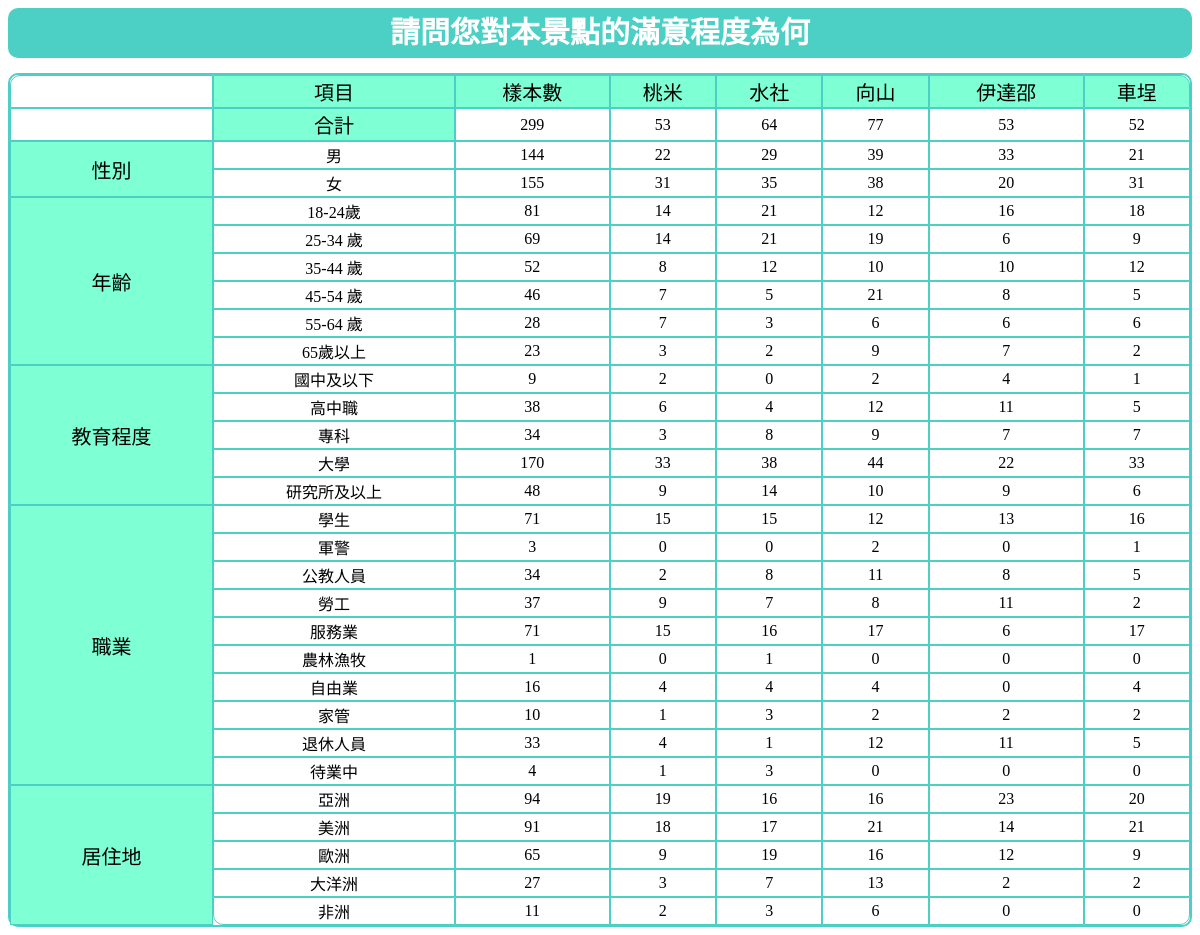
The page /context.php?qid=859&title=12X9X8591 on the database its author committed.
### tables this page shows
CREATE TABLE `lime_survey_12` (
  `id` int(11) NOT NULL,
  `token` varchar(35) DEFAULT NULL,
  `submitdate` datetime DEFAULT NULL,
  `lastpage` int(11) DEFAULT NULL,
  `startlanguage` varchar(20) NOT NULL,
  `startdate` datetime NOT NULL,
  `datestamp` datetime NOT NULL,
  `ipaddr` text,
  `12X9X8591` varchar(5) DEFAULT NULL,
  `12X9X719A01` varchar(5) DEFAULT NULL,
  `12X9X720SQ001` varchar(5) DEFAULT NULL,
  `12X9X720SQ002` varchar(5) DEFAULT NULL,
  `12X9X720SQ003` varchar(5) DEFAULT NULL,
  `12X9X720SQ004` varchar(5) DEFAULT NULL,
  `12X9X720SQ005` varchar(5) DEFAULT NULL,
  `12X9X720SQ006` varchar(5) DEFAULT NULL,
  `12X9X720SQ007` varchar(5) DEFAULT NULL,
  `12X9X720SQ008` varchar(5) DEFAULT NULL,
  `12X9X720SQ009` varchar(5) DEFAULT NULL,
  `12X9X720SQ010` varchar(5) DEFAULT NULL,
  `12X9X720other` text,
  `12X9X7211` varchar(5) DEFAULT NULL,
  `12X9X7212` varchar(5) DEFAULT NULL,
  `12X9X7213` varchar(5) DEFAULT NULL,
  `12X9X7214` varchar(5) DEFAULT NULL,
  `12X9X7215` varchar(5) DEFAULT NULL,
  `12X9X7216` varchar(5) DEFAULT NULL,
  `12X9X7217` varchar(5) DEFAULT NULL,
  `12X9X7218` varchar(5) DEFAULT NULL,
  `12X9X7219` varchar(5) DEFAULT NULL,
  `12X9X72110` varchar(5) DEFAULT NULL,
  `12X9X72111` varchar(5) DEFAULT NULL,
  `12X9X72112` varchar(5) DEFAULT NULL,
  `12X9X72113` varchar(5) DEFAULT NULL,
  `12X9X72114` varchar(5) DEFAULT NULL,
  `12X9X72115` varchar(5) DEFAULT NULL,
  `12X9X72116` varchar(5) DEFAULT NULL,
  `12X9X72117` varchar(5) DEFAULT NULL,
  `12X9X721other` text,
  `12X9X7281` varchar(5) DEFAULT NULL,
  `12X9X7282` varchar(5) DEFAULT NULL,
  `12X9X7283` varchar(5) DEFAULT NULL,
  `12X9X7284` varchar(5) DEFAULT NULL,
  `12X9X7285` varchar(5) DEFAULT NULL,
  `12X9X7286` varchar(5) DEFAULT NULL,
  `12X9X7287` varchar(5) DEFAULT NULL,
  `12X9X7288` varchar(5) DEFAULT NULL,
  `12X9X7289` varchar(5) DEFAULT NULL,
  `12X9X72810` varchar(5) DEFAULT NULL,
  `12X9X72811` varchar(5) DEFAULT NULL,
  `12X9X72812` varchar(5) DEFAULT NULL,
  `12X9X72813` varchar(5) DEFAULT NULL,
  `12X9X72814` varchar(5) DEFAULT NULL,
  `12X9X72815` varchar(5) DEFAULT NULL,
  `12X9X72816` varchar(5) DEFAULT NULL,
  `12X9X72817` varchar(5) DEFAULT NULL,
  `12X9X72818` varchar(5) DEFAULT NULL,
  `12X9X72819` varchar(5) DEFAULT NULL,
  `12X9X72820` varchar(5) DEFAULT NULL,
  `12X9X72821` varchar(5) DEFAULT NULL,
  `12X9X72822` varchar(5) DEFAULT NULL,
  `12X9X72823` varchar(5) DEFAULT NULL,
  `12X9X72824` varchar(5) DEFAULT NULL,
  `12X9X72825` varchar(5) DEFAULT NULL,
  `12X9X72826` varchar(5) DEFAULT NULL,
  `12X9X72827` varchar(5) DEFAULT NULL,
  `12X9X72828` varchar(5) DEFAULT NULL,
  `12X9X72829` varchar(5) DEFAULT NULL,
  `12X9X72830` varchar(5) DEFAULT NULL,
  `12X9X72831` varchar(5) DEFAULT NULL,
  `12X9X72832` varchar(5) DEFAULT NULL,
  `12X9X72833` varchar(5) DEFAULT NULL,
  `12X9X72834` varchar(5) DEFAULT NULL,
  `12X9X72835` varchar(5) DEFAULT NULL,
  `12X9X72836` varchar(5) DEFAULT NULL,
  `12X9X72837` varchar(5) DEFAULT NULL,
  `12X9X72838` varchar(5) DEFAULT NULL,
  `12X9X72839` varchar(5) DEFAULT NULL,
  `12X9X728other` text,
  `12X9X722` varchar(5) DEFAULT NULL,
  `12X9X723` varchar(5) DEFAULT NULL,
  `12X9X724` varchar(5) DEFAULT NULL,
  `12X9X724other` text,
  `12X9X725A801` varchar(5) DEFAULT NULL,
  `12X9X726` varchar(5) DEFAULT NULL,
  `12X9X794` decimal(30,10) DEFAULT NULL,
  `12X9X7271` varchar(5) DEFAULT NULL,
  `12X9X7272` varchar(5) DEFAULT NULL,
  `12X9X7273` varchar(5) DEFAULT NULL,
  `12X9X7274` varchar(5) DEFAULT NULL,
  `12X9X7275` varchar(5) DEFAULT NULL,
  `12X9X7276` varchar(5) DEFAULT NULL,
  `12X9X727other` text,
  `12X9X729` varchar(5) DEFAULT NULL,
  `12X9X860` varchar(5) DEFAULT NULL,
  `12X9X860other` text,
  `12X9X7911` varchar(5) DEFAULT NULL,
  `12X9X7912` varchar(5) DEFAULT NULL,
  `12X9X7913` varchar(5) DEFAULT NULL,
  `12X9X7914` varchar(5) DEFAULT NULL,
  `12X9X7915` varchar(5) DEFAULT NULL,
  `12X9X7916` varchar(5) DEFAULT NULL,
  `12X9X7917` varchar(5) DEFAULT NULL,
  `12X9X7918` varchar(5) DEFAULT NULL,
  `12X9X792` varchar(5) DEFAULT NULL,
  `12X9X792other` text,
  `12X10X730SQ101` varchar(5) DEFAULT NULL,
  `12X10X730SQ102` varchar(5) DEFAULT NULL,
  `12X10X730SQ103` varchar(5) DEFAULT NULL,
  `12X10X730SQ104` varchar(5) DEFAULT NULL,
  `12X10X731SQ201` varchar(5) DEFAULT NULL,
  `12X10X731SQ202` varchar(5) DEFAULT NULL,
  `12X10X731SQ203` varchar(5) DEFAULT NULL,
  `12X10X731SQ204` varchar(5) DEFAULT NULL,
  `12X10X732SQ301` varchar(5) DEFAULT NULL,
  `12X10X732SQ302` varchar(5) DEFAULT NULL,
  `12X10X732SQ303` varchar(5) DEFAULT NULL,
  `12X10X733SQ401` varchar(5) DEFAULT NULL,
  `12X10X733SQ402` varchar(5) DEFAULT NULL,
  `12X10X733SQ403` varchar(5) DEFAULT NULL,
  `12X10X734SQ501` varchar(5) DEFAULT NULL,
  `12X10X734SQ502` varchar(5) DEFAULT NULL,
  `12X10X734SQ503` varchar(5) DEFAULT NULL,
  `12X10X734SQ504` varchar(5) DEFAULT NULL,
  `12X10X735B601` varchar(5) DEFAULT NULL,
  `12X10X735B602` varchar(5) DEFAULT NULL,
  `12X10X735B603` varchar(5) DEFAULT NULL,
  `12X10X736SQ701` varchar(5) DEFAULT NULL,
  `12X10X736SQ702` varchar(5) DEFAULT NULL,
  `12X10X736SQ703` varchar(5) DEFAULT NULL,
  `12X10X737SQ801` varchar(5) DEFAULT NULL,
  `12X10X737SQ802` varchar(5) DEFAULT NULL,
  `12X10X737SQ803` varchar(5) DEFAULT NULL,
  `12X10X738SQ901` varchar(5) DEFAULT NULL,
  `12X10X738SQ902` varchar(5) DEFAULT NULL,
  `12X10X738SQ903` varchar(5) DEFAULT NULL,
  `12X10X738SQ904` varchar(5) DEFAULT NULL,
  `12X10X739SQ1001` varchar(5) DEFAULT NULL,
  `12X10X739SQ1002` varchar(5) DEFAULT NULL,
  `12X10X739SQ1003` varchar(5) DEFAULT NULL,
  `12X10X739SQ1004` varchar(5) DEFAULT NULL,
  `12X10X793B1101` varchar(5) DEFAULT NULL,
  `12X10X793B1102` varchar(5) DEFAULT NULL,
  `12X10X793B1103` varchar(5) DEFAULT NULL,
  `12X10X741SQ1201` varchar(5) DEFAULT NULL,
  `12X10X741SQ1202` varchar(5) DEFAULT NULL,
  `12X10X741SQ1203` varchar(5) DEFAULT NULL,
  `12X10X741SQ1204` varchar(5) DEFAULT NULL,
  `12X10X740SQ1301` varchar(5) DEFAULT NULL,
  `12X10X740SQ1302` varchar(5) DEFAULT NULL,
  `12X10X740SQ1303` varchar(5) DEFAULT NULL,
  `12X10X740SQ1304` varchar(5) DEFAULT NULL,
  `12X10X740SQ1305` varchar(5) DEFAULT NULL,
  `12X10X742SQ001` varchar(5) DEFAULT NULL,
  `12X10X812SQ001` varchar(5) DEFAULT NULL,
  `12X10X743SQ006` varchar(5) DEFAULT NULL,
  `12X10X813SQ006` varchar(5) DEFAULT NULL,
  `12X10X744SQ001` varchar(5) DEFAULT NULL,
  `12X10X814SQ001` varchar(5) DEFAULT NULL,
  `12X10X745SQ001` varchar(5) DEFAULT NULL,
  `12X10X815SQ001` varchar(5) DEFAULT NULL,
  `12X10X746SQ001` varchar(5) DEFAULT NULL,
  `12X10X816SQ001` varchar(5) DEFAULT NULL,
  `12X10X747SQ001` varchar(5) DEFAULT NULL,
  `12X10X817SQ001` varchar(5) DEFAULT NULL,
  `12X10X748SQ001` varchar(5) DEFAULT NULL,
  `12X10X818SQ001` varchar(5) DEFAULT NULL,
  `12X10X749SQ001` varchar(5) DEFAULT NULL,
  `12X10X819SQ001` varchar(5) DEFAULT NULL,
  `12X10X750SQ001` varchar(5) DEFAULT NULL,
  `12X10X820SQ001` varchar(5) DEFAULT NULL,
  `12X10X751SQ001` varchar(5) DEFAULT NULL,
  `12X10X821SQ001` varchar(5) DEFAULT NULL,
  `12X10X843SQ001` varchar(5) DEFAULT NULL,
  `12X10X844SQ001` varchar(5) DEFAULT NULL,
  `12X10X845SQ001` varchar(5) DEFAULT NULL,
  `12X10X846SQ001` varchar(5) DEFAULT NULL,
  `12X10X752SQ001` varchar(5) DEFAULT NULL,
  `12X10X842SQ001` varchar(5) DEFAULT NULL,
  `12X10X753SQ001` varchar(5) DEFAULT NULL,
  `12X10X841SQ001` varchar(5) DEFAULT NULL,
  `12X10X754SQ001` varchar(5) DEFAULT NULL,
  `12X10X840SQ001` varchar(5) DEFAULT NULL,
  `12X10X755SQ001` varchar(5) DEFAULT NULL,
  `12X10X839SQ001` varchar(5) DEFAULT NULL,
  `12X10X756SQ001` varchar(5) DEFAULT NULL,
  `12X10X838SQ001` varchar(5) DEFAULT NULL,
  `12X10X790SQ001` varchar(5) DEFAULT NULL,
  `12X10X837SQ001` varchar(5) DEFAULT NULL,
  `12X10X757SQ001` varchar(5) DEFAULT NULL,
  `12X10X836SQ001` varchar(5) DEFAULT NULL,
  `12X10X758SQ001` varchar(5) DEFAULT NULL,
  `12X10X835SQ001` varchar(5) DEFAULT NULL,
  `12X10X759SQ001` varchar(5) DEFAULT NULL,
  `12X10X834SQ001` varchar(5) DEFAULT NULL,
  `12X10X760SQ001` varchar(5) DEFAULT NULL,
  `12X10X833SQ001` varchar(5) DEFAULT NULL,
  `12X10X761SQ001` varchar(5) DEFAULT NULL,
  `12X10X832SQ001` varchar(5) DEFAULT NULL,
  `12X10X762SQ001` varchar(5) DEFAULT NULL,
  `12X10X831SQ001` varchar(5) DEFAULT NULL,
  `12X10X847SQ001` varchar(5) DEFAULT NULL,
  `12X10X848SQ001` varchar(5) DEFAULT NULL,
  `12X10X849SQ001` varchar(5) DEFAULT NULL,
  `12X10X850SQ001` varchar(5) DEFAULT NULL,
  `12X10X851SQ001` varchar(5) DEFAULT NULL,
  `12X10X852SQ001` varchar(5) DEFAULT NULL,
  `12X10X853SQ001` varchar(5) DEFAULT NULL,
  `12X10X854SQ001` varchar(5) DEFAULT NULL,
  `12X10X764SQ001` varchar(5) DEFAULT NULL,
  `12X10X830SQ001` varchar(5) DEFAULT NULL,
  `12X10X765SQ001` varchar(5) DEFAULT NULL,
  `12X10X829SQ001` varchar(5) DEFAULT NULL,
  `12X10X766SQ001` varchar(5) DEFAULT NULL,
  `12X10X828SQ001` varchar(5) DEFAULT NULL,
  `12X10X767SQ001` varchar(5) DEFAULT NULL,
  `12X10X827SQ001` varchar(5) DEFAULT NULL,
  `12X10X768SQ001` varchar(5) DEFAULT NULL,
  `12X10X826SQ001` varchar(5) DEFAULT NULL,
  `12X10X769SQ001` varchar(5) DEFAULT NULL,
  `12X10X825SQ001` varchar(5) DEFAULT NULL,
  `12X10X855SQ001` varchar(5) DEFAULT NULL,
  `12X10X856SQ001` varchar(5) DEFAULT NULL,
  `12X10X857SQ001` varchar(5) DEFAULT NULL,
  `12X10X858SQ001` varchar(5) DEFAULT NULL,
  `12X10X770SQ001` varchar(5) DEFAULT NULL,
  `12X10X824SQ001` varchar(5) DEFAULT NULL,
  `12X10X763SQ001` varchar(5) DEFAULT NULL,
  `12X10X823SQ001` varchar(5) DEFAULT NULL,
  `12X10X771SQ001` varchar(5) DEFAULT NULL,
  `12X10X822SQ001` varchar(5) DEFAULT NULL,
  `12X10X772SQ001` varchar(5) DEFAULT NULL,
  `12X10X789SQ001` varchar(5) DEFAULT NULL,
  `12X11X773` varchar(5) DEFAULT NULL,
  `12X11X773other` text,
  `12X11X774` varchar(5) DEFAULT NULL,
  `12X11X774other` text,
  `12X11X795` varchar(5) DEFAULT NULL,
  `12X11X795other` text,
  `12X11X796` varchar(5) DEFAULT NULL,
  `12X11X796other` text,
  `12X11X797` varchar(5) DEFAULT NULL,
  `12X11X797other` text,
  `12X11X798` varchar(5) DEFAULT NULL,
  `12X11X798other` text,
  `12X11X799` varchar(5) DEFAULT NULL,
  `12X11X799other` text,
  `12X11X800` varchar(5) DEFAULT NULL,
  `12X11X800other` text,
  `12X11X809` text,
  `12X11X801` varchar(5) DEFAULT NULL,
  `12X11X801other` text,
  `12X11X8111` varchar(5) DEFAULT NULL,
  `12X11X8112` varchar(5) DEFAULT NULL,
  `12X11X8113` varchar(5) DEFAULT NULL,
  `12X11X8114` varchar(5) DEFAULT NULL,
  `12X11X802` varchar(5) DEFAULT NULL,
  `12X11X802other` text,
  `12X11X803` varchar(5) DEFAULT NULL,
  `12X11X803other` text,
  `12X11X804` varchar(5) DEFAULT NULL,
  `12X11X804other` text,
  `12X11X805` varchar(5) DEFAULT NULL,
  `12X11X805other` text,
  `12X11X806` varchar(5) DEFAULT NULL,
  `12X11X806other` text,
  `12X11X807` varchar(5) DEFAULT NULL,
  `12X11X807other` text,
  `12X11X808` varchar(5) DEFAULT NULL,
  `12X11X808other` text,
  `12X11X810` text,
  `12X12X775D101` varchar(5) DEFAULT NULL,
  `12X12X776` varchar(5) DEFAULT NULL,
  `12X12X777SQ301` varchar(5) DEFAULT NULL,
  `12X12X778` varchar(5) DEFAULT NULL,
  `12X12X778other` text,
  `12X12X779D501` varchar(5) DEFAULT NULL,
  `12X12X780` varchar(5) DEFAULT NULL,
  `12X12X781` varchar(5) DEFAULT NULL,
  `12X12X781other` text,
  `12X12X782` varchar(5) DEFAULT NULL,
  `12X12X782other` text,
  `12X12X783` varchar(5) DEFAULT NULL,
  `12X12X783other` text,
  `12X12X784` varchar(5) DEFAULT NULL,
  `12X12X784other` text,
  `12X12X785` varchar(5) DEFAULT NULL,
  `12X12X785other` text,
  `12X12X786` varchar(5) DEFAULT NULL,
  `12X12X787` varchar(5) DEFAULT NULL,
  `12X12X788` text
);

### context.php (the view, shortened to what the rows shown need)
<?php
include('connDB.php');
?>
<!doctype html>
<html>
<head>
</head>
<body style="font-family: Microsoft JhengHei;">
	<?
		$qid=$_GET["qid"];
		?>
	<table class="table_style">
	<tbody>
		<?
			$r=1;
			if(isset($r_ans[$qid] )){
				foreach($r_ans[$qid] as $i=> $vlaue){
				$Arr[] =$r+$i;
				}
			}else echo "沒有資料";
		?>
	<?
		$q_code=$_GET["title"];
	?>
	<tr>
		<td>35-44 歲</td>
		<?
		$k=0;
		$tls = array();
		foreach($Arr as $ar){
			$sql1="SELECT $q_code , COUNT( * ) as total FROM `lime_survey_12` WHERE 12X12X776=3 and $q_code=$ar ORDER BY `lime_survey_12`.`$q_code` ASC";
			$rquery1= mysql_query($sql1);
			$rs1 = mysql_fetch_assoc($rquery1);
			$tls[]=$rs1["total"];
			$k+=$rs1["total"];
		}
		echo "<td>".$k."</td>";
		foreach($tls as $tl){
			echo "<td>".$tl."</td>";
		}
		?>
	</tr>
	<tr>
		<td>公教人員</td>
		<?
		$k=0;
		$tls = array();
		foreach($Arr as $ar){
			$sql1="SELECT $q_code , COUNT( * ) as total FROM `lime_survey_12` WHERE 12X12X778=3 and $q_code=$ar ORDER BY `lime_survey_12`.`$q_code` ASC";
			$rquery1= mysql_query($sql1);
			$rs1 = mysql_fetch_assoc($rquery1);
			$tls[]=$rs1["total"];
			$k+=$rs1["total"];
		}
		echo "<td>".$k."</td>";
		foreach($tls as $tl){
			echo "<td>".$tl."</td>";
		}
		?>
	</tr>
	<tr>
		<td>勞工</td>
		<?
		$k=0;
		$tls = array();
		foreach($Arr as $ar){
			$sql1="SELECT $q_code , COUNT( * ) as total FROM `lime_survey_12` WHERE 12X12X778=4 and $q_code=$ar ORDER BY `lime_survey_12`.`$q_code` ASC";
			$rquery1= mysql_query($sql1);
			$rs1 = mysql_fetch_assoc($rquery1);
			$tls[]=$rs1["total"];
			$k+=$rs1["total"];
		}
		echo "<td>".$k."</td>";
		foreach($tls as $tl){
			echo "<td>".$tl."</td>";
		}
		?>
	</tr>
	<tr>
		<td>歐洲</td>
		<?
		$k=0;
		$tls = array();
		foreach($Arr as $ar){
			$sql1="SELECT $q_code , COUNT( * ) as total FROM `lime_survey_12` WHERE 12X12X779D501=3 and $q_code=$ar ORDER BY `lime_survey_12`.`$q_code` ASC";
			$rquery1= mysql_query($sql1);
			$rs1 = mysql_fetch_assoc($rquery1);
			$tls[]=$rs1["total"];
			$k+=$rs1["total"];
		}
		echo "<td>".$k."</td>";
		foreach($tls as $tl){
			echo "<td>".$tl."</td>";
		}
		?>
	</tr>
	</tbody>
	</table>
</body>
</html>

### rows shown on the page
lime_survey_12: 12X12X778 "8", 12X12X786 "10"
lime_survey_12: 12X12X778 "8", 12X12X786 "11", 12X9X722 "7"
lime_survey_12: 12X12X778 "9", 12X12X786 "12"

### other values the page prints
$prs["question"] "請問您對本景點的滿意程度為何"
$vlaue "桃米"
$vlaue "水社"
$vlaue "向山"
$vlaue "伊達邵"
$vlaue "車埕"
$sum "299"
$k_d[$rr] "53"
$k_d[$rr] "64"
$k_d[$rr] "77"
$k_d[$rr] "52"
$k "144"
$tl "22"
$tl "29"
$tl "39"
